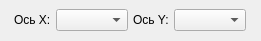
<?xml version="1.0" encoding="UTF-8"?>
<ui version="4.0">
 <class>FrmControlXYRange</class>
 <widget class="QFrame" name="FrmControlXYRange">
  <property name="geometry">
   <rect>
    <x>0</x>
    <y>0</y>
    <width>261</width>
    <height>41</height>
   </rect>
  </property>
  <property name="windowTitle">
   <string>FrmControlXYRange</string>
  </property>
  <layout class="QGridLayout" name="gridLayout">
   <property name="leftMargin">
    <number>0</number>
   </property>
   <property name="topMargin">
    <number>0</number>
   </property>
   <property name="rightMargin">
    <number>0</number>
   </property>
   <property name="bottomMargin">
    <number>0</number>
   </property>
   <property name="spacing">
    <number>0</number>
   </property>
   <item row="0" column="0">
    <layout class="QHBoxLayout" name="horizontalLayout">
     <property name="spacing">
      <number>5</number>
     </property>
     <item>
      <widget class="QLabel" name="labelXRange">
       <property name="sizePolicy">
        <sizepolicy hsizetype="Fixed" vsizetype="Fixed">
         <horstretch>0</horstretch>
         <verstretch>0</verstretch>
        </sizepolicy>
       </property>
       <property name="text">
        <string>Ось X:</string>
       </property>
      </widget>
     </item>
     <item>
      <widget class="QComboBox" name="comboBoxXRange">
       <property name="sizePolicy">
        <sizepolicy hsizetype="Fixed" vsizetype="Fixed">
         <horstretch>0</horstretch>
         <verstretch>0</verstretch>
        </sizepolicy>
       </property>
      </widget>
     </item>
     <item>
      <widget class="QLabel" name="labelYRange">
       <property name="sizePolicy">
        <sizepolicy hsizetype="Fixed" vsizetype="Fixed">
         <horstretch>0</horstretch>
         <verstretch>0</verstretch>
        </sizepolicy>
       </property>
       <property name="text">
        <string>Ось Y:</string>
       </property>
      </widget>
     </item>
     <item>
      <widget class="QComboBox" name="comboBoxYRange">
       <property name="sizePolicy">
        <sizepolicy hsizetype="Fixed" vsizetype="Fixed">
         <horstretch>0</horstretch>
         <verstretch>0</verstretch>
        </sizepolicy>
       </property>
      </widget>
     </item>
    </layout>
   </item>
  </layout>
 </widget>
 <resources/>
 <connections/>
</ui>
